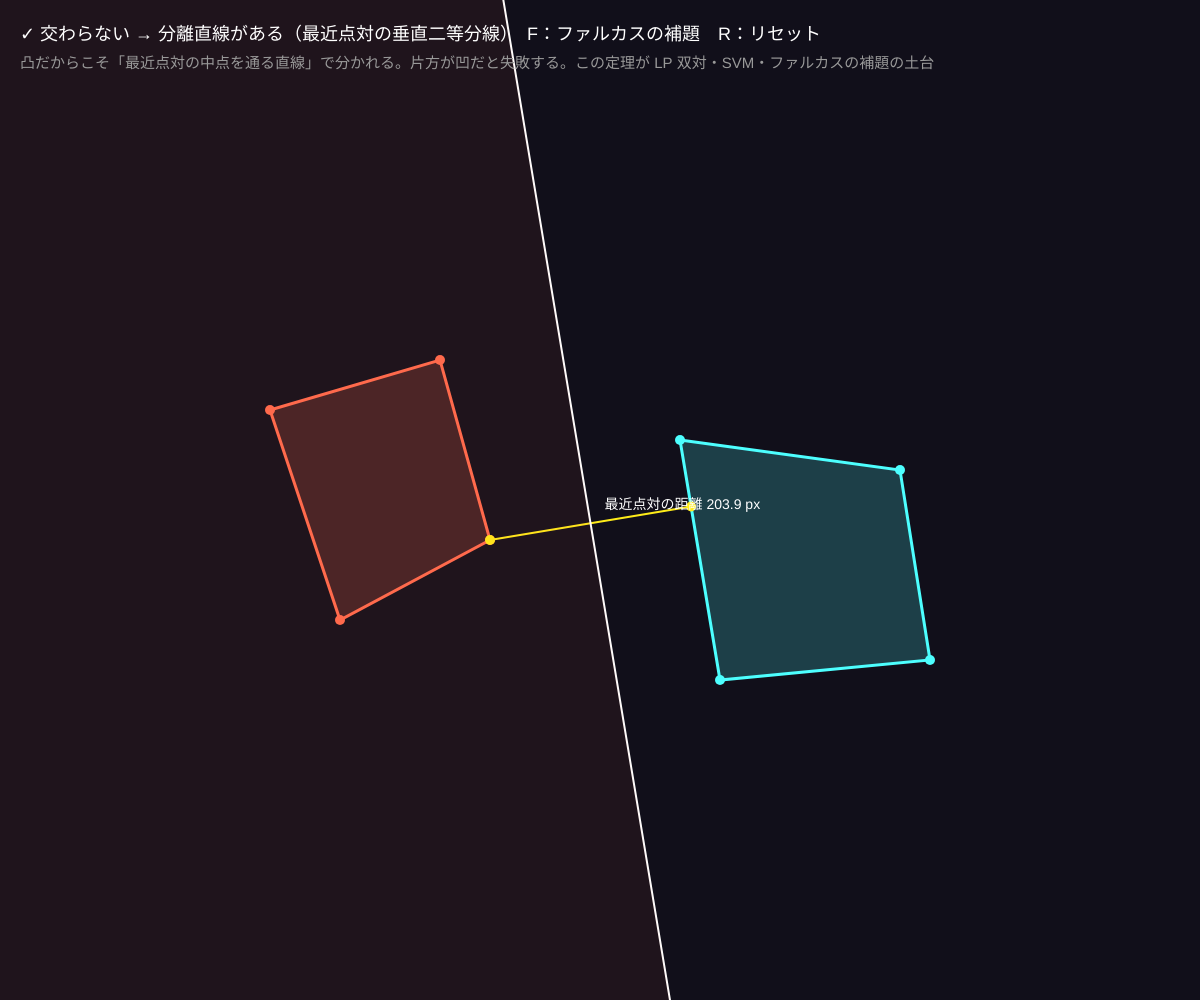
Frame 1 (no input)
Frame 60 (no input): identical to frame 1, image omitted
Frame 120 (the mouse pressed at the canvas centre since frame 60): identical to frame 1, image omitted

The p5.js sketch that drew this single still picture (run headless with seeded random() and noise() and a simulated clock; from frame 60 on, the mouse is pressed at the canvas centre):

// p5.js sketch
// ── sketch.js
// ============================================
// 08 分離超平面とファルカスの補題
// 交わらない 2 つの凸集合には、必ず間を通る直線（分離超平面）がある
//   作り方：いちばん近い 2 点を結び、その垂直二等分線を引く。交わっていると分離できない
//   ファルカス（F）：ベクトル b が a1, a2 の「錐」に入る か、錐と b を分ける直線がある か、どちらか一方だけ
// 頂点ドラッグ / 図形の中をドラッグ = 平行移動 / F = ファルカスのモード / R = リセット
// ============================================

let setA = [], setB = [];
let farkas = false;
let drag = null;                   // { set, i } または { set, i: -1（全体）}
let a1 = { x: 160, y: -40 }, a2 = { x: 60, y: 150 }, bv = { x: 180, y: 120 };   // ファルカス用（原点からのベクトル、px）
let dragV = null;

function setup() {
  createCanvas(windowWidth, windowHeight);
  colorMode(HSB, 360, 100, 100, 100);
  resetSets();
}
function resetSets() {
  let cx = width / 2, cy = height / 2 + 30;
  setA = [{ x: cx - 330, y: cy - 120 }, { x: cx - 160, y: cy - 170 }, { x: cx - 110, y: cy + 10 }, { x: cx - 260, y: cy + 90 }];
  setB = [{ x: cx + 80, y: cy - 90 }, { x: cx + 300, y: cy - 60 }, { x: cx + 330, y: cy + 130 }, { x: cx + 120, y: cy + 150 }];
}
function hull(ps) {
  let s = ps.slice().sort((p, q) => p.x - q.x || p.y - q.y); if (s.length < 3) return s;
  let cr = (o, p, q) => (p.x - o.x) * (q.y - o.y) - (p.y - o.y) * (q.x - o.x);
  let lo = [], up = [];
  for (let p of s) { while (lo.length >= 2 && cr(lo[lo.length - 2], lo[lo.length - 1], p) <= 0) lo.pop(); lo.push(p); }
  for (let p of s.slice().reverse()) { while (up.length >= 2 && cr(up[up.length - 2], up[up.length - 1], p) <= 0) up.pop(); up.push(p); }
  return lo.slice(0, -1).concat(up.slice(0, -1));
}
function inPoly(p, poly) {
  let inside = false;
  for (let i = 0, j = poly.length - 1; i < poly.length; j = i++) {
    let a = poly[i], b = poly[j];
    if ((a.y > p.y) !== (b.y > p.y) && p.x < (b.x - a.x) * (p.y - a.y) / (b.y - a.y) + a.x) inside = !inside;
  }
  return inside;
}
// 点 p と線分 ab の最近点
function closestOnSeg(p, a, b) {
  let dx = b.x - a.x, dy = b.y - a.y, l2 = dx * dx + dy * dy || 1e-9;
  let t = constrain(((p.x - a.x) * dx + (p.y - a.y) * dy) / l2, 0, 1);
  return { x: a.x + dx * t, y: a.y + dy * t };
}
// ★ 2 つの凸多角形の最近点対（頂点 vs 辺 を両方向で総当たり）
function closestPair(P, Q) {
  let best = { d: Infinity };
  let check = (p, q) => { let d = dist(p.x, p.y, q.x, q.y); if (d < best.d) best = { d, p, q }; };
  for (let p of P) for (let i = 0; i < Q.length; i++) check(p, closestOnSeg(p, Q[i], Q[(i + 1) % Q.length]));
  for (let q of Q) for (let i = 0; i < P.length; i++) { let c = closestOnSeg(q, P[i], P[(i + 1) % P.length]); check(c, q); }
  return best;
}
function segsCross(a, b, c, d) {
  let cr = (p, q, r) => (q.x - p.x) * (r.y - p.y) - (q.y - p.y) * (r.x - p.x);
  return cr(a, b, c) * cr(a, b, d) < 0 && cr(c, d, a) * cr(c, d, b) < 0;
}
function intersects(P, Q) {
  if (P.some((p) => inPoly(p, Q)) || Q.some((q) => inPoly(q, P))) return true;
  for (let i = 0; i < P.length; i++) for (let j = 0; j < Q.length; j++) if (segsCross(P[i], P[(i + 1) % P.length], Q[j], Q[(j + 1) % Q.length])) return true;
  return false;
}
function drawPoly(poly, hue) {
  stroke(hue, 70, 100); strokeWeight(3); fill(hue, 70, 100, 20);
  beginShape(); for (let p of poly) vertex(p.x, p.y); endShape(CLOSE);
  noStroke(); fill(hue, 70, 100); for (let p of poly) circle(p.x, p.y, 10);
}

function draw() {
  background(250, 40, 10);
  if (farkas) { drawFarkas(); return; }
  drawPoly(setA, 10); drawPoly(setB, 180);
  let hit = intersects(setA, setB);
  if (!hit) {
    let cp = closestPair(setA, setB);
    stroke(55, 90, 100); strokeWeight(2); line(cp.p.x, cp.p.y, cp.q.x, cp.q.y);
    noStroke(); fill(55, 90, 100); circle(cp.p.x, cp.p.y, 10); circle(cp.q.x, cp.q.y, 10);
    // 垂直二等分線 = 分離直線
    let mx = (cp.p.x + cp.q.x) / 2, my = (cp.p.y + cp.q.y) / 2, nx = cp.q.x - cp.p.x, ny = cp.q.y - cp.p.y, L = Math.hypot(nx, ny) || 1;
    let tx = -ny / L * 2000, ty = nx / L * 2000;
    stroke(0, 0, 100); strokeWeight(2); line(mx - tx, my - ty, mx + tx, my + ty);
    // 半平面を薄く塗る（A 側）
    noStroke(); fill(10, 70, 100, 6); beginShape(); vertex(mx - tx, my - ty); vertex(mx + tx, my + ty); vertex(mx + tx - nx / L * 2000, my + ty - ny / L * 2000); vertex(mx - tx - nx / L * 2000, my - ty - ny / L * 2000); endShape(CLOSE);
    fill(0, 0, 100); textSize(14); text('最近点対の距離 ' + nf(cp.d, 1, 1) + ' px', mx + 14, my - 14);
    fill(0, 0, 100); textSize(18); text('✓ 交わらない → 分離直線がある（最近点対の垂直二等分線）　F：ファルカスの補題　R：リセット', 20, 40);
  } else {
    fill(0, 80, 100); textSize(18); noStroke(); text('✗ 交わっている → どんな直線も両方を分けられない　F：ファルカスの補題　R：リセット', 20, 40);
  }
  fill(0, 0, 60); textSize(15); noStroke();
  text('凸だからこそ「最近点対の中点を通る直線」で分かれる。片方が凹だと失敗する。この定理が LP 双対・SVM・ファルカスの補題の土台', 20, 68);
}

// ★ ファルカスの補題（2D）：b ∈ cone(a1, a2) か、y·a1 ≥ 0, y·a2 ≥ 0, y·b < 0 の y があるか、ちょうど一方
function drawFarkas() {
  let o = { x: width / 2, y: height / 2 + 40 };
  // 錐を塗る
  noStroke(); fill(10, 70, 100, 15);
  let e1 = { x: a1.x * 20, y: a1.y * 20 }, e2 = { x: a2.x * 20, y: a2.y * 20 };
  beginShape(); vertex(o.x, o.y); vertex(o.x + e1.x, o.y + e1.y); vertex(o.x + e2.x, o.y + e2.y); endShape(CLOSE);
  stroke(0, 0, 30); strokeWeight(1); line(0, o.y, width, o.y); line(o.x, 0, o.x, height);
  let arrow = (v, hue, name) => {
    stroke(hue, 80, 100); strokeWeight(4); line(o.x, o.y, o.x + v.x, o.y + v.y);
    noStroke(); fill(hue, 80, 100); circle(o.x + v.x, o.y + v.y, 14);
    fill(0, 0, 100); textSize(16); text(name, o.x + v.x + 10, o.y + v.y - 10);
  };
  arrow(a1, 10, 'a1'); arrow(a2, 10, 'a2'); arrow(bv, 180, 'b');
  // b = λ1 a1 + λ2 a2 を解く
  let det = a1.x * a2.y - a1.y * a2.x;
  let l1 = (bv.x * a2.y - bv.y * a2.x) / (det || 1e-9), l2 = (a1.x * bv.y - a1.y * bv.x) / (det || 1e-9);
  let inCone = Math.abs(det) > 1e-6 && l1 >= 0 && l2 >= 0;
  if (inCone) {
    // 分解を平行四辺形で描く
    stroke(55, 90, 100, 70); strokeWeight(2); drawingContext.setLineDash([6, 6]);
    line(o.x + a1.x * l1, o.y + a1.y * l1, o.x + bv.x, o.y + bv.y); line(o.x + a2.x * l2, o.y + a2.y * l2, o.x + bv.x, o.y + bv.y);
    drawingContext.setLineDash([]);
    noStroke(); fill(0, 0, 100); textSize(18);
    text('(1) b = ' + nf(l1, 1, 2) + ' a1 + ' + nf(l2, 1, 2) + ' a2（係数 ≥ 0）→ b は錐の中。分ける直線はない', 20, 40);
  } else {
    // y の候補：a1, a2 に直交するベクトル（錐の縁の法線）のうち条件を満たすもの
    let cands = [{ x: -a1.y, y: a1.x }, { x: a1.y, y: -a1.x }, { x: -a2.y, y: a2.x }, { x: a2.y, y: -a2.x }];
    let y = cands.find((v) => v.x * a1.x + v.y * a1.y >= -1e-6 && v.x * a2.x + v.y * a2.y >= -1e-6 && v.x * bv.x + v.y * bv.y < 0);
    if (y) {
      let L = Math.hypot(y.x, y.y) || 1, tx = -y.y / L * 2000, ty = y.x / L * 2000;
      stroke(0, 0, 100); strokeWeight(2); line(o.x - tx, o.y - ty, o.x + tx, o.y + ty);
      stroke(55, 90, 100); strokeWeight(3); line(o.x, o.y, o.x + y.x / L * 120, o.y + y.y / L * 120);
      noStroke(); fill(55, 90, 100); circle(o.x + y.x / L * 120, o.y + y.y / L * 120, 12);
      fill(0, 0, 100); textSize(16); text('y', o.x + y.x / L * 120 + 10, o.y + y.y / L * 120 - 8);
      textSize(18); text('(2) y·a1 ≥ 0, y·a2 ≥ 0 なのに y·b < 0 となる y がある（白い直線が錐と b を分ける）→ b は錐の外', 20, 40);
    } else { noStroke(); fill(0, 0, 100); textSize(18); text('退化（a1 と a2 が平行）', 20, 40); }
  }
  noStroke(); fill(0, 0, 60); textSize(15);
  text('矢印の先をドラッグ。「解がある（b = Aλ, λ ≥ 0）」と「解がないことの証明書 y」はちょうど一方だけ。これが LP 双対の正体（実行不能の証明 = 双対の非有界方向）　F：戻る', 20, 68);
}

function mousePressed() {
  if (farkas) {
    let o = { x: width / 2, y: height / 2 + 40 };
    for (let v of [a1, a2, bv]) if (dist(mouseX, mouseY, o.x + v.x, o.y + v.y) < 16) dragV = v;
    return;
  }
  for (let sset of [setA, setB]) {
    for (let i = 0; i < sset.length; i++) if (dist(mouseX, mouseY, sset[i].x, sset[i].y) < 14) { drag = { set: sset, i }; return; }
  }
  for (let sset of [setA, setB]) if (inPoly({ x: mouseX, y: mouseY }, sset)) { drag = { set: sset, i: -1 }; return; }
}
function mouseDragged() {
  if (farkas) { if (dragV) { dragV.x = constrain(mouseX - width / 2, -600, 600); dragV.y = constrain(mouseY - height / 2 - 40, -360, 360); } return; }
  if (!drag) return;
  if (drag.i >= 0) {
    let moved = drag.set[drag.i]; moved.x = constrain(mouseX, 10, width - 10); moved.y = constrain(mouseY, 90, height - 10);
    let h = hull(drag.set); if (h.length === drag.set.length) { drag.set.length = 0; for (let p of h) drag.set.push(p); drag.i = drag.set.indexOf(moved); }
  } else for (let p of drag.set) { p.x += movedX; p.y += movedY; }
}
function mouseReleased() { drag = null; dragV = null; }
function keyPressed() {
  if (key === 'f' || key === 'F') farkas = !farkas;
  if (key === 'r' || key === 'R') { resetSets(); a1 = { x: 160, y: -40 }; a2 = { x: 60, y: 150 }; bv = { x: 180, y: 120 }; }
}

// ---------- やってみよう ----------
// 1. 2 つの図形をぎりぎりまで近づける。分離直線は最後まで存在する？ 触れた瞬間は？
// 2. 片方を凹の形にしたくなるが、頂点は凸包に直される。凹だと分離できない例を頭の中で描こう
// 3. F で b を錐の縁ぎりぎりに置く。λ の片方が 0 になるとき y はどうなる？（相補性）
// 4. a3 を増やして 3 本の錐にする。y の候補はどう探せばいい？（錐の各縁の法線）
